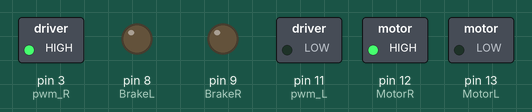
A sketch run on a simulated Arduino Uno, built with avr-gcc and run on an emulated ATmega328P. Shown: switched loads named in the sketch (green lamp = pin HIGH), output pins drawn as LEDs (lit = HIGH).

Above: at 0.1 s.
At 3.1 s:
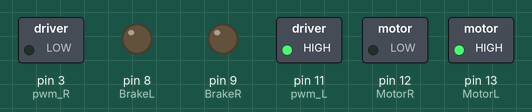
At 6.1 s:
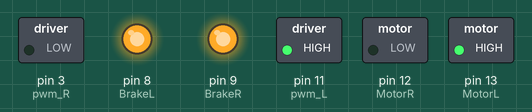
At 16.1 s:
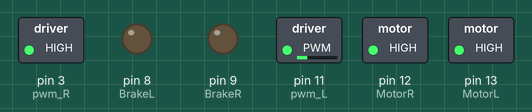
At 23.9 s:
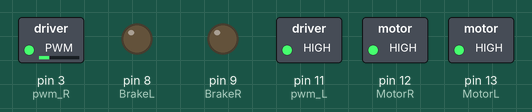
At 31.7 s:
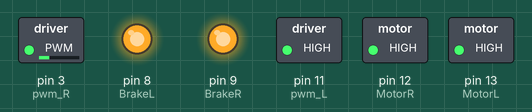
Timing chart, 0 to 33.2 s (numbered marks = the images above):
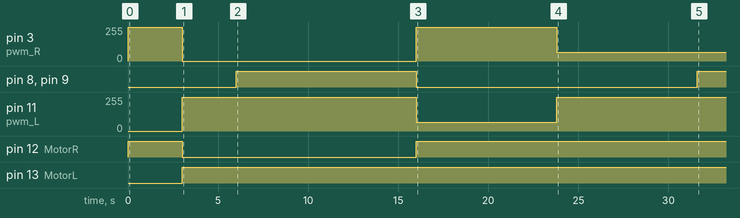

The sketch:

robot_ICR.ino
```cpp
/*Arduino Motor Shield*/
const int MotorR = 12;      // H bridge control Input
const int MotorL = 13;   // H bridge control Input
const int BrakeR = 9;
const int BrakeL = 8;
const int pwm_R = 3;         // pwm output
const int pwm_L = 11;         // pwm output


void setup()
{
  //Serial1.begin(115200); // Bluetooth Baudrate
  //Setup Channel A - RIGHT MOTOR
  pinMode(MotorR, OUTPUT); //Initiates Motor Channel A pin
  pinMode(BrakeR, OUTPUT); //Initiates Brake Channel A pin

  //Setup Channel B - LEFT MOTOR
  pinMode(MotorL, OUTPUT); //Initiates Motor Channel B pin
  pinMode(BrakeL, OUTPUT);  //Initiates Brake Channel B pin

  //pinMode(pwm_R, OUTPUT);
  //pinMode(pwm_L, OUTPUT);

  //pinMode(sensor1, INPUT);   // sets the pin as input
  //pinMode(sensor2, INPUT);
  //pinMode(sensor3, INPUT);
}

void loop(){
// obrot dookola nieruchomego kola
/*
icr_circle(255, 255, 1500);// 0 - 100
stopRobot(1000);
icr_circle(-255, -255, 1500);
stopRobot(1000);
*/

// obrot dookola nieruchomego kola
icr_circle(255, 0, 3000); // Turn RIGHT
icr_circle(0, 255, 3000); // Turn LEFT
stopRobot(10000);
// osemka
icr_circle(255, 65, 7800); // Turn RIGHT
icr_circle(65, 255, 7800); // Turn LEFT
stopRobot(10000);
//Spirala Archimedesa
archimedian_spiral(50, 255);
stopRobot(10000);

//icr_circle(100, 255, 4000);
/*
stopRobot(1000);
icr_circle(-255, 255, 4000);
stopRobot(1000);
icr_circle(255, 60, 4000);
stopRobot(1000);
icr_circle(60, 255, 4000);
stopRobot(1000);
*/
}

void  stopRobot(int delay_ms){
  //analogWrite(pwm_out, 240);
  digitalWrite(BrakeR, HIGH);  //Engage the Brake for Channel A
  digitalWrite(BrakeL, HIGH);  //Engage the Brake for Channel B
  delay(delay_ms);
  //digitalWrite(BrakeR, LOW);  //Disable Motor R Brake
  //digitalWrite(BrakeL, LOW);  //Disable Motor L Brake
  //analogWrite(pwm_out, 40);
}// void  stopRobot(int delay_ms)

void  stop_Robot(){
  //analogWrite(pwm_out, 240);
  digitalWrite(BrakeR, HIGH);  //Engage the Brake for Channel A
  digitalWrite(BrakeL, HIGH);  //Engage the Brake for Channel B
}// void  stopRobot(int delay_ms)

void go_Forward(int mspeed){
  //Motor A forward @ full speed
  digitalWrite(MotorR, HIGH);  //Establishes backward direction of Channel A
  analogWrite(pwm_R, mspeed);    //Spins the motor on Channel A at half speed
  //Motor B forward @ full speed
  digitalWrite(MotorL, HIGH); //Establishes forward direction of Channel B
  analogWrite(pwm_L, mspeed);   //Spins the motor on Channel B at full speed
}// void goForward(int mspeed, int time_ms)

void go_Backwad(int mspeed){
  //Motor A forward @ full speed
  digitalWrite(MotorR, LOW);  //Establishes backward direction of Channel A
  analogWrite(pwm_R, mspeed);    //Spins the motor on Channel A at half speed
  //Motor B forward @ full speed
  digitalWrite(MotorL, LOW); //Establishes forward direction of Channel B
  analogWrite(pwm_L, mspeed);   //Spins the motor on Channel B at full speed
}// void goBackwad(int mspeed, int time_ms)

void goForward(int mspeed, int time_ms){
  //Motor A forward @ full speed
  digitalWrite(MotorR, HIGH);  //Establishes backward direction of Channel A
  analogWrite(pwm_R, mspeed);    //Spins the motor on Channel A at half speed
  //Motor B forward @ full speed
  digitalWrite(MotorL, HIGH); //Establishes forward direction of Channel B
  analogWrite(pwm_L, mspeed);   //Spins the motor on Channel B at full speed
  delay(time_ms);
}// void goForward(int mspeed, int time_ms)

void goBackwad(int mspeed, int time_ms){
  //Motor A forward @ full speed
  digitalWrite(MotorR, LOW);  //Establishes backward direction of Channel A
  analogWrite(pwm_R, mspeed);    //Spins the motor on Channel A at half speed
  //Motor B forward @ full speed
  digitalWrite(MotorL, LOW); //Establishes forward direction of Channel B
  analogWrite(pwm_L, mspeed);   //Spins the motor on Channel B at full speed
  delay(time_ms);
}// void goBackwad(int mspeed, int time_ms)

void icr_circle(int Vr, int Vl, int time_ms){

  int Vr_real = Vr; //(unsigned int)Vr*2.55;
  int Vl_real = Vl;

  //analogWrite(pwm_R, Vr_real);
  //analogWrite(pwm_L, Vl_real);
  digitalWrite(BrakeR, LOW);  //Disable Motor R Brake
  digitalWrite(BrakeL, LOW);  //Disable Motor L Brake

  if(Vr>0){
    digitalWrite(MotorR, HIGH);
  }
  else{
    digitalWrite(MotorR, LOW);
    Vr_real = -1*Vr;
  }
  if(Vl>0){
    digitalWrite(MotorL, HIGH);
  }
  else{
    digitalWrite(MotorL, LOW);
    Vl_real = -1*Vl;
  }

  analogWrite(pwm_R, Vr_real);
  analogWrite(pwm_L, Vl_real);

  delay(time_ms);
}// void rotate(int Vr, int Vl)

void archimedian_spiral (int Vr, int Vl){
        //m3pi.left_motor(Vl);
        //m3pi.right_motor(Vr);
        //t.start();
        icr_circle(Vr, Vl, 50);
        while(Vr<250){
          Vr = Vr+1;
          analogWrite(pwm_R, Vr);
          delay(100);
        }
}

/*
void checkSensorsValues(){

  if(sensor1State != digitalRead(sensor1)){
    sensor1State = digitalRead(sensor1);
    sensorStateChanged = true;
    Serial.print("sensor1 = ");
    Serial.println(sensor1State);
  }
  else if(sensor2State != digitalRead(sensor2)){
    sensor2State = digitalRead(sensor2);
    sensorStateChanged = true;
    Serial.print("sensor2 = ");
    Serial.println(sensor2State);
  }
  else if(sensor3State != digitalRead(sensor3)){
    sensor3State = digitalRead(sensor3);
    sensorStateChanged = true;
    Serial.print("sensor3 = ");
    Serial.println(sensor3State);
  }
  else{
    sensorStateChanged = false;
  }
}// void checkSensorsValues()
*/
```

Measured:
- by itself, pin 3 (pwm_R): 0/255 → 255/255 at 0.00 s, → 0/255 3.0 s later, → 255/255 13.0 s later, → 65/255 7.8 s later
- by itself, pin 8 (BrakeL), pin 9 (BrakeR): LOW → HIGH at 6.0 s, → LOW 10.0 s later, → HIGH 15.6 s later
- by itself, pin 11 (pwm_L): 0/255 → 255/255 at 3.0 s, → 65/255 13.0 s later, → 255/255 7.8 s later
- by itself, pin 12 (MotorR): LOW → HIGH at 0.00 s, → LOW 3.0 s later, → HIGH 13.0 s later
- by itself, pin 13 (MotorL): LOW → HIGH at 3.0 s
